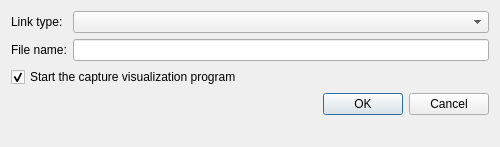
<?xml version="1.0" encoding="UTF-8"?>
<ui version="4.0">
 <class>CaptureDialog</class>
 <widget class="QDialog" name="CaptureDialog">
  <property name="windowModality">
   <enum>Qt::WindowModal</enum>
  </property>
  <property name="geometry">
   <rect>
    <x>0</x>
    <y>0</y>
    <width>500</width>
    <height>147</height>
   </rect>
  </property>
  <property name="maximumSize">
   <size>
    <width>500</width>
    <height>147</height>
   </size>
  </property>
  <property name="windowTitle">
   <string>Packet capture</string>
  </property>
  <property name="styleSheet">
   <string notr="true">
QWidget {
    background-color: #fae8b7;
    color: #586e75;
}

QToolBar {
    border:0px;
}

QGraphicsView, QTextEdit, QPlainTextEdit, QTreeWidget, QListWidget, QLineEdit, QSpinBox, QComboBox {
    background-color: #fdf6e3;
}

QLabel, QMenu, QStatusBar {
  color: #586e75;
}

QMenuBar::item {
    background-color: #fae8b7;
}

QMenu::item:selected {
    color: #f2f2f2;
    background-color: #383838;
}

QToolButton:hover {
    background-color: #383838;
}

QGroupBox {
    color: #586e75;
    font: bold 12px;
    padding: 15px;
    border-style: none;
}

QAbstractScrollArea::corner {
    background: #fae8b7;
}

QScrollBar::add-page:horizontal, QScrollBar::sub-page:horizontal, QScrollBar::add-page:vertical, QScrollBar::sub-page:vertical {
  background: none;
}

QComboBox {
    selection-color: #f2f2f2;
    selection-background-color: #fae8b7;
}

QComboBox QAbstractItemView {
    background-color: #fdf6e3;
}

QDockWidget, QMenuBar, QPushButton, QToolButton, QTabWidget, QHeaderView::section {
    color: #586e75;
    font: bold 11px;
}

QTabBar {
    color: #586e75;
}

QRadioButton, QCheckBox {
  color: #586e75;
}

QRadioButton::disabled, QCheckBox::disabled {
  color: gray;
}
// bg-color=#fdf6e3
// fg-color=#586e75
// tool-bar=#fae8b7
// selection-bg=#383838 
// selection-fg=#f2f2f2
 </string>
  </property>
  <property name="modal">
   <bool>false</bool>
  </property>
  <layout class="QGridLayout" name="gridLayout">
   <item row="0" column="0">
    <widget class="QLabel" name="uiLinkTypeLabel">
     <property name="sizePolicy">
      <sizepolicy hsizetype="Minimum" vsizetype="Preferred">
       <horstretch>0</horstretch>
       <verstretch>0</verstretch>
      </sizepolicy>
     </property>
     <property name="text">
      <string>Link type:</string>
     </property>
     <property name="scaledContents">
      <bool>false</bool>
     </property>
    </widget>
   </item>
   <item row="0" column="1">
    <widget class="QComboBox" name="uiDataLinkTypeComboBox">
     <property name="sizePolicy">
      <sizepolicy hsizetype="Expanding" vsizetype="Fixed">
       <horstretch>0</horstretch>
       <verstretch>0</verstretch>
      </sizepolicy>
     </property>
    </widget>
   </item>
   <item row="1" column="0">
    <widget class="QLabel" name="uiFileNameLabel">
     <property name="text">
      <string>File name:</string>
     </property>
    </widget>
   </item>
   <item row="1" column="1">
    <widget class="QLineEdit" name="uiCaptureFileNameLineEdit"/>
   </item>
   <item row="2" column="0" colspan="2">
    <widget class="QCheckBox" name="uiStartCommandCheckBox">
     <property name="text">
      <string>Start the capture visualization program</string>
     </property>
     <property name="checked">
      <bool>true</bool>
     </property>
    </widget>
   </item>
   <item row="3" column="0" colspan="2">
    <layout class="QHBoxLayout" name="horizontalLayout">
     <property name="spacing">
      <number>20</number>
     </property>
     <item>
      <spacer name="horizontalSpacer">
       <property name="orientation">
        <enum>Qt::Horizontal</enum>
       </property>
       <property name="sizeHint" stdset="0">
        <size>
         <width>40</width>
         <height>20</height>
        </size>
       </property>
      </spacer>
     </item>
     <item>
      <widget class="QDialogButtonBox" name="uiButtonBox">
       <property name="sizePolicy">
        <sizepolicy hsizetype="Fixed" vsizetype="Fixed">
         <horstretch>0</horstretch>
         <verstretch>0</verstretch>
        </sizepolicy>
       </property>
       <property name="orientation">
        <enum>Qt::Horizontal</enum>
       </property>
       <property name="standardButtons">
        <set>QDialogButtonBox::Cancel|QDialogButtonBox::Ok</set>
       </property>
      </widget>
     </item>
    </layout>
   </item>
   <item row="4" column="1">
    <spacer name="verticalSpacer">
     <property name="orientation">
      <enum>Qt::Vertical</enum>
     </property>
     <property name="sizeHint" stdset="0">
      <size>
       <width>20</width>
       <height>244</height>
      </size>
     </property>
    </spacer>
   </item>
  </layout>
 </widget>
 <resources>
  <include location="../../resources/resources.qrc"/>
 </resources>
 <connections/>
</ui>
